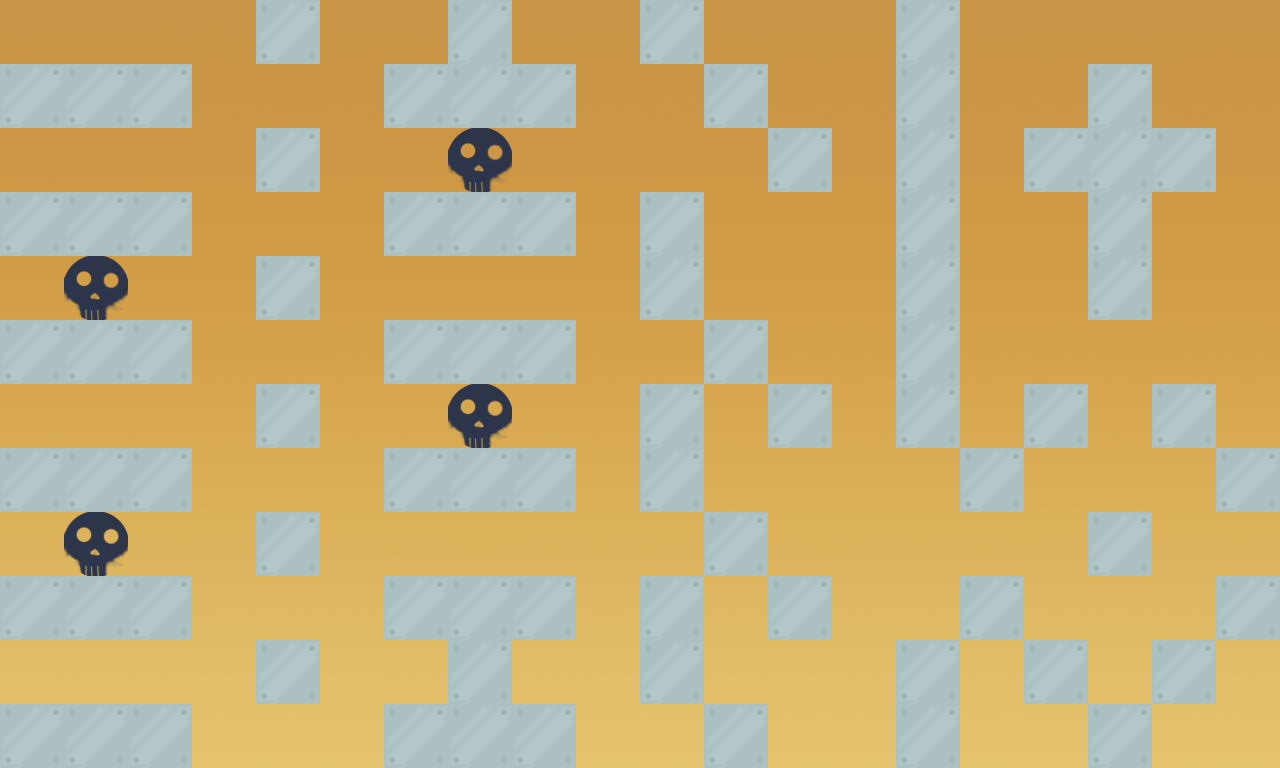

A level layout from a 2D game, rendered from its tile map. Below: a short description, then the map file with tile-grid data replaced by summaries:
An orthogonal 20x12 tile map with 64x64 px tiles, 2 tile layers (level, GameElement), 2 tilesets, 1 image layer and 45 objects.

<map version="1.0" orientation="orthogonal" renderorder="right-down" width="20" height="12" tilewidth="64" tileheight="64" nextobjectid="46">
 <tileset firstgid="1" name="level_tileset" tilewidth="64" tileheight="64" tilecount="1" columns="1">
  <image source="../assets/Tiles/level_tileset.png" trans="ff00ff" width="64" height="64" />
 </tileset>
 <tileset firstgid="2" name="GameElement_tileset" tilewidth="64" tileheight="64" tilecount="3" columns="3">
  <image source="../assets/Tiles/GameElement_tileset.png" trans="ff00ff" width="192" height="64" />
 </tileset>
 <imagelayer name="bg">
  <image source="../assets/BG/Sky/sky_lightgold.png" />
 </imagelayer>
 <layer name="level" width="20" height="12">
  <data>[240 cells, 83 non-empty, 1 distinct tile ids]</data>
 </layer>
 <objectgroup name="objects">
  <object id="1" x="-1.33333" y="65.3333" width="193.333" height="62.6667" />
  <object id="2" x="-1.33333" y="192" width="193.333" height="62.6667" />
  <object id="3" x="1.33333" y="320" width="188" height="62.6667" />
  <object id="4" x="-5.33333" y="449.333" width="196" height="61.3333" />
  <object id="5" x="0" y="576" width="188" height="64" />
  <object id="6" x="0" y="706.667" width="190.667" height="58.6667" />
  <object id="7" x="257.333" y="-2.66667" width="61.3333" height="62.6667" />
  <object id="8" x="257.333" y="130.667" width="61.3333" height="62.6667" />
  <object id="9" x="258.667" y="256" width="61.3333" height="65.3333" />
  <object id="10" x="257.333" y="384" width="64" height="61.3333" />
  <object id="11" x="258.667" y="510.667" width="62.6667" height="64" />
  <object id="12" x="256" y="641.333" width="64" height="61.3333" />
  <object id="13" x="384" y="66.6667" width="192" height="58.6667" />
  <object id="14" x="450.667" y="-2.66667" width="58.6667" height="73.3333" />
  <object id="15" x="382.667" y="190.667" width="192" height="62.6667" />
  <object id="16" x="385.333" y="320" width="192" height="68" />
  <object id="17" x="386.667" y="448" width="188" height="60" />
  <object id="18" x="382.667" y="576" width="190.667" height="61.3333" />
  <object id="19" x="384" y="705.333" width="192" height="62.6667" />
  <object id="20" x="448" y="640" width="61.3333" height="65.3333" />
  <object id="21" x="640" y="-4" width="64" height="66.6667" />
  <object id="22" x="702.667" y="60" width="65.3333" height="68" />
  <object id="23" x="769.333" y="124" width="61.3333" height="69.3333" />
  <object id="24" x="640" y="189.333" width="64" height="129.333" />
  <object id="25" x="705.333" y="321.333" width="61.3333" height="62.6667" />
  <object id="26" x="766.667" y="384" width="64" height="62.6667" />
  <object id="27" x="641.333" y="384" width="64" height="126.667" />
  <object id="28" x="702.667" y="509.333" width="62.6667" height="65.3333" />
  <object id="29" x="765.333" y="574.667" width="68" height="64" />
  <object id="30" x="640" y="574.667" width="60" height="128" />
  <object id="31" x="700" y="702.667" width="70.6667" height="62.6667" />
  <object id="32" x="894.667" y="-1.33333" width="65.3333" height="449.333" />
  <object id="33" x="962.667" y="446.667" width="64" height="64" />
  <object id="34" x="1024" y="386.667" width="64" height="64" />
  <object id="35" x="1022.67" y="130.667" width="190.667" height="60" />
  <object id="36" x="1088" y="65.3333" width="61.3333" height="252" />
  <object id="37" x="1152" y="385.333" width="64" height="60" />
  <object id="38" x="898.667" y="641.333" width="60" height="128" />
  <object id="39" x="960" y="576" width="62.6667" height="65.3333" />
  <object id="40" x="1025.33" y="644" width="62.6667" height="56" />
  <object id="41" x="1090.67" y="708" width="60" height="57.3333" />
  <object id="42" x="1154.67" y="641.333" width="60" height="64" />
  <object id="43" x="1216" y="577.333" width="65.3333" height="64" />
  <object id="44" x="1216" y="448" width="66.6667" height="64" />
  <object id="45" x="1089.33" y="512" width="64" height="64" />
 </objectgroup>
 <layer name="GameElement" width="20" height="12">
  <data>[240 cells, 4 non-empty, 1 distinct tile ids]</data>
 </layer>
</map>
